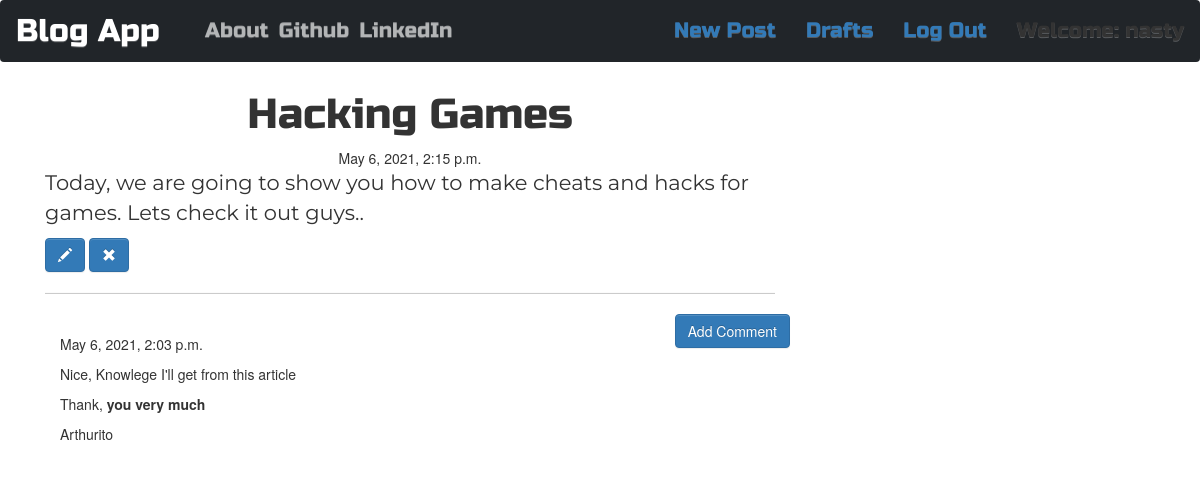
/post/20/ (signed in), run on the app's committed database.
### blog_app/models.py (models this page shows, shortened)
class Post(models.Model):
    author = models.ForeignKey(User, on_delete=models.CASCADE)
    title = models.CharField(max_length=54)
    text =  models.TextField()
    created_date = models.DateTimeField(default=timezone.now())
    published_date = models.DateTimeField(blank=True, null=True)

class Comment(models.Model):
    post = models.ForeignKey(Post, related_name='comments', on_delete=models.CASCADE)
    author = models.CharField(max_length=52)
    text = models.TextField()
    created_date = models.DateTimeField(default=timezone.now())
    approved_comment = models.BooleanField(default=False)

### blog_app/views.py (the view)
# urls.py: path('post/<int:pk>/', views.PostDetailView.as_view(), name='post_detail'),
class PostDetailView(DetailView):
    model = Post

### blog_app/templates/blog_app/post_detail.html (shortened to what this page needs)
{% extends "blog_app/base.html" %}
{% block content %}
<h1 class="posttitle loader">{{post.title}}</h1>
{% if post.published_date %}
<div class="date postdate">
    {{post.published_date}}
</div>
{% else %}
<a class="btn btn-default" href="{% url 'blog_app:post_publish' pk=post.pk %}">Publish</a>
{% endif %}
<p class="postcontent">{{post.text|safe|linebreaksbr}}</p>
{% if user.is_authenticated %}
    <a class="btn btn-primary" href="{% url 'blog_app:post_edit' pk=post.pk %}">
    <span class="glyphicon glyphicon-pencil"></span>
    </a>
    <a class="btn btn-primary" href="{% url 'blog_app:post_remove' pk=post.pk %}">
        <span class="glyphicon glyphicon-remove"></span>
    </a>
{% endif %}
<hr>
<a class="btn btn-primary btn-comment" href="{% url 'blog_app:add_comment_to_post' pk=post.pk %}">Add Comment</a>
<div class="container">
    {% for comment in post.comments.all %}
    <br>
    {% if user.is_authenticated or comment.approved_comment %}
    {{comment.created_date}}
        <p>{{comment.text|safe|linebreaks}}</p>
        <p>{{comment.author}}</p>
    {% endif %}
    {% empty %}
    <P>No Comments!</P>
    {% endfor %}
{% endblock %}

### blog_app/templates/blog_app/base.html (shortened to what this page needs)
<!DOCTYPE html>
{% load static %}
<html>
    <head>
        <link href="https://cdn.jsdelivr.net/npm/bootstrap@5.0.0-beta3/dist/css/bootstrap.min.css" rel="stylesheet">
        <link rel="stylesheet" href="https://maxcdn.bootstrapcdn.com/bootstrap/3.3.7/css/bootstrap-theme.min.css">
        <link rel="stylesheet" href="https://maxcdn.bootstrapcdn.com/bootstrap/3.3.7/css/bootstrap.min.css">
        <link rel="stylesheet" href="//cdn.jsdelivr.net/npm/medium-editor@latest/dist/css/medium-editor.min.css" type="text/css" media="screen" charset="utf-8">
        <link rel="stylesheet" href="{% static 'css/blog.css' %}">
    </head>
    <body class="loader">
        <nav class="navbar navbar-expand-lg navbar-dark bg-dark techfont">
            <a class="navbar-brand bigbrand" href="{% url 'blog_app:post_list' %}">Blog App</a>
            <div class="collapse navbar-collapse" id="navbarNav">
              <ul class="navbar-nav">
                <li class="nav-item">
                  <a class="nav-link" href="{% url 'blog_app:about' %}">About</a>
                </li>
                <li class="nav-item">
                  <a class="nav-link" href="https://github.com">Github</a>
                </li>
                <li class="nav-item">
                  <a class="nav-link" href="https://linkedin.com">LinkedIn</a>
                </li>
              </ul>
              <ul class="nav navbar-nav navbar-right">
                {% if user.is_authenticated %}
                <li>
                  <a href="{% url 'blog_app:post_new' %}">New Post</a>
                </li>
                <li>
                  <a href="{% url 'blog_app:post_draft_list' %}">Drafts</a>
                </li>
                <li>
                  <a href="{% url 'logout' %}">Log Out</a>
                </li>
                <li>
                  <a>Welcome: {{user.username}}</a>
                </li>
                {% else %}
                <li><a class='nav navbar-right' href="{% url 'login' %}"><span class='glyphicon glyphicon-user'></span></a></li>
                {% endif %}
              </ul>
            </div>
          </nav>
          <div class="content container">
            <div class="row">
              <div class="col-md-8">
                <div class="blog_posts">
                  {% block content %}
                  {% endblock %}
                </div>
              </div>
          </div>
    </body>
</html>

### blog_app/static/css/blog.css (style rules this page uses)
.techfont { font-family: 'Russo One', sans-serif; font-size: 1.5em; margin-bottom: 10px; }
.bigbrand { font-size: 1.5em; }
.postdate { text-align: center; }
.posttitle { font-family: 'Russo One', sans-serif; font-size: 3em; text-align: center; }
.postcontent { font-family: Montserrat; font-size: 1.5em; }
.btn-comment { position: absolute; right: 0px; }
.loader { filter:hue-rotate(0deg); color:linear-gradient(45deg,#0f8,#08f); animation:hue 10000ms infinite linear; }

### data on the page
Post: title "Hacking Games", published_date "May 6, 2021, 2:15 p.m.", text "Today, we are going to show you how to make cheats and hacks for games. Lets check it out guys.."
Comment: created_date "May 6, 2021, 2:03 p.m.", text "Nice, Knowlege I'll get from this article Thank, you very much", author "Arthurito"

### other printed values
{{ user.username }} "nasty"
